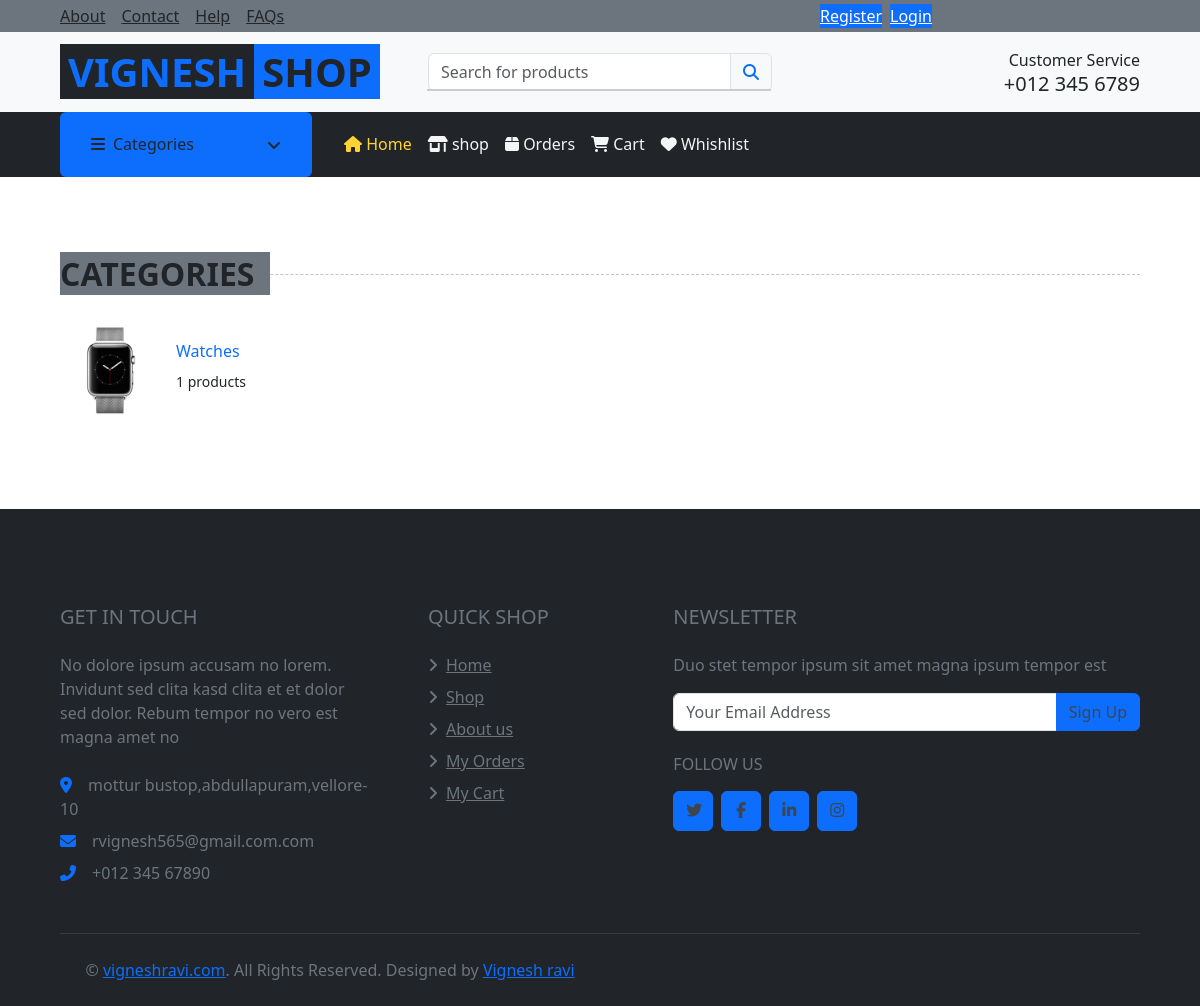
The page /myshop on the database its author committed.
### app/models.py (models this page shows, shortened)
class Category(models.Model):
    name = models.CharField(max_length=100)
    description = models.TextField()
    image = models.ImageField(upload_to='categories/')
    product_count = models.IntegerField(default=0)
    subcategory_count = models.IntegerField(default=0)
    created_at = models.DateTimeField(auto_now_add=True)
    updated_at = models.DateTimeField(auto_now=True)

### app/views.py (the view)
# urls.py: path('myshop', views.myshop, name='myshop'),
def myshop(request):
    categories = Category.objects.all()
    return render(request,'pages/myshop.html',{'categories':categories})

### templates/pages/myshop.html (shortened to what this page needs)
{% extends 'base/base.html' %}
{% block content %}
{% include 'inc/categories.html' %}
{% endblock content %}

### templates/inc/categories.html
<div class="container-fluid pt-5">
    <h2 class="section-title position-relative text-uppercase mx-xl-5 mb-4"><span class="bg-secondary pr-3">Categories</span></h2>
    <div class="row px-xl-5 pb-3">
        {% for item in categories %}
        <div class="col-lg-3 col-md-4 col-sm-6 pb-1">
            <a class="text-decoration-none" href="{% url 'shop' item.name %}">
                <div class="cat-item d-flex align-items-center mb-4">
                    <div class="overflow-hidden" style="width: 100px; height: 100px;">
                        <img class="img-fluid" src="{{item.image.url}}" alt="">
                    </div>
                    <div class="flex-fill pl-3">
                        <h6>{{item.name}}</h6>
                        <small class="text-body">{{item.product_count}} products</small>
                    </div>
                </div>
            </a>
        </div>
        {% endfor %}
    </div>
</div>

### rows shown on the page
Category: image (picture), name "Watches", product_count "1"
